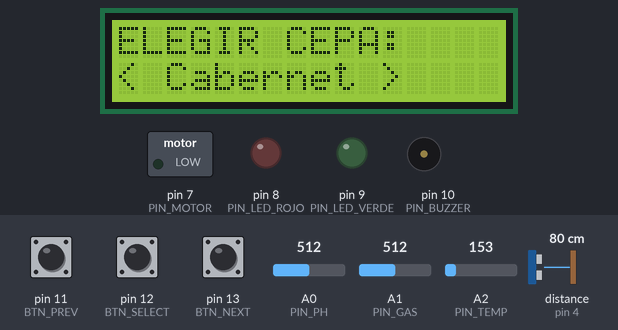
The sketch below on a simulated Arduino Uno, built with avr-gcc and run on an emulated ATmega328P. On the bench: 16×2 character LCD, switched loads named in the sketch (green lamp = pin HIGH), output pins drawn as LEDs (lit = HIGH), buzzer (waves = sounding). The test bench sets the inputs (shaded band); at power-on: pin 12 (BTN_SELECT) HIGH, A2 (PIN_TEMP) = 153, A1 (PIN_GAS) = 512, distance to the obstacle (sensor on pin 4) 80 cm, A0 (PIN_PH) = 512, pin 11 (BTN_PREV) HIGH, pin 13 (BTN_NEXT) HIGH. The echo pulse lasts 58.3 µs per cm; pins used as bus, display or sensor lines are not drawn; what the sketch prints to the serial monitor is not drawn.

Above: at 2.3 s.
2.4 s: pin 12 (BTN_SELECT) pulled LOW for 0.15 s
At 4.5 s:
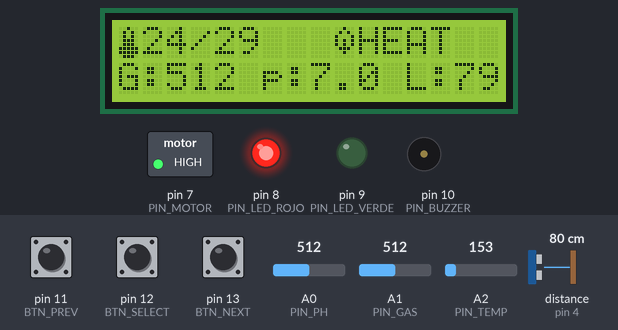
5.4 s: A2 (PIN_TEMP) set to 158
At 6.5 s:
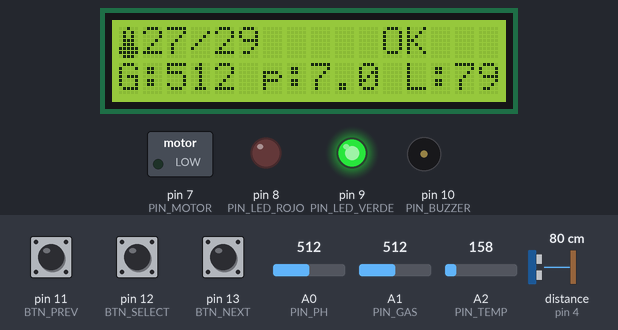
7.0 s: A1 (PIN_GAS) set to 542
At 7.8 s:
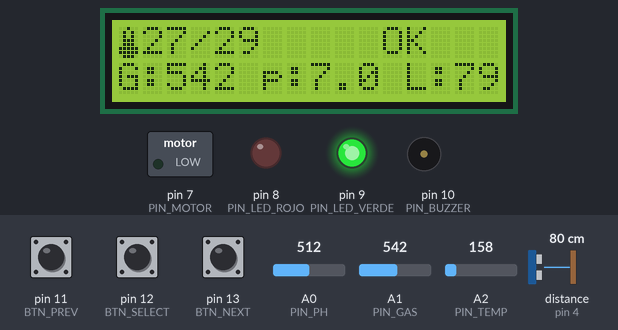
8.5 s: A1 (PIN_GAS) set to 560
At 9.6 s:
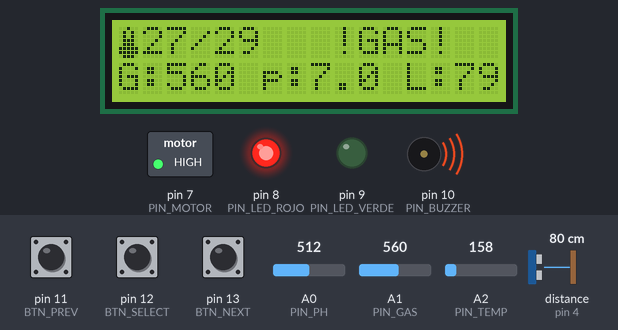
10.1 s: distance to the obstacle (sensor on pin 4) set to 2 cm
At 11.4 s:
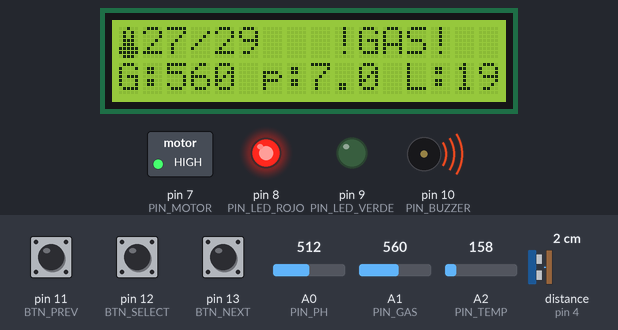
11.7 s: A0 (PIN_PH) set to 992
At 13.0 s:
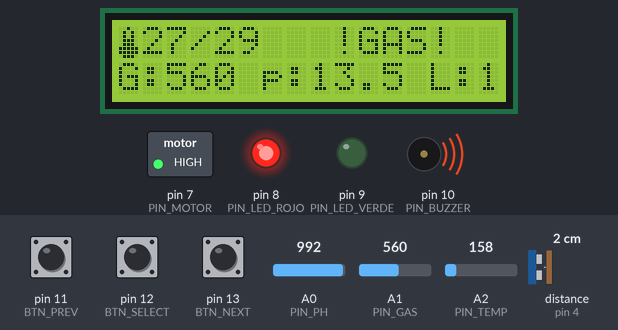
Timing chart, 0 to 14.2 s (numbered marks = the images above; inputs shaded):
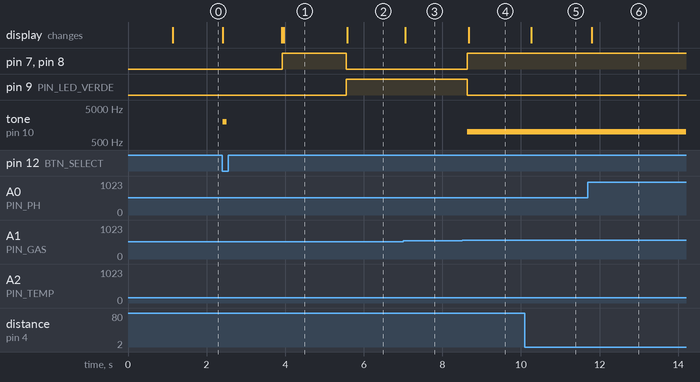

The sketch:

codigo_simulacion.ino
```cpp
/*
  PROYECTO: Bodega 4.0 - VERSIÓN FINAL (MASTER)
  HARDWARE: Arduino UNO + Sensores Reales
  FUNCIONES: Menú Cepa, Climatización Híbrida, Alarma Gas, LCD Full Info.
*/

#include <Wire.h>
#include <LiquidCrystal_I2C.h>

// --- 1. DISEÑO DE ICONOS ---
byte IconoTemp[8]  = {B00100, B01010, B01010, B01110, B01110, B11111, B11111, B01110};
byte IconoFuego[8] = {B00100, B01010, B10001, B10101, B10101, B01110, B00100, B00000}; // HEAT
byte IconoFan[8]   = {B00000, B10001, B01010, B00100, B01010, B10001, B00000, B00000}; // COOL
byte IconoGas[8]   = {B00000, B01110, B10001, B10101, B10001, B01110, B00000, B00000}; // GAS

// --- 2. MAPA DE PINES (Verificado) ---
// Botones (Conectar a GND)
#define BTN_PREV   11
#define BTN_SELECT 12
#define BTN_NEXT   13

// Sensores
#define PIN_PH A0
#define PIN_GAS A1
#define PIN_TEMP A2     // Sensor TMP36
#define PIN_TRIG 3
#define PIN_ECHO 4

// Actuadores
#define PIN_MOTOR 7
#define PIN_LED_ROJO 8
#define PIN_LED_VERDE 9
#define PIN_BUZZER 10

// --- 3. CONFIGURACIÓN ---
struct PerfilVino {
  String nombre;
  int tempIdeal;
};

PerfilVino cepas[3] = {
  {"Cabernet", 29}, // Tinto Robusto
  {"Merlot", 25},   // Tinto Medio
  {"Sauvignon", 18} // Blanco Frio
};

const int TOLERANCIA = 2; // Banda muerta de +/- 2 grados

LiquidCrystal_I2C lcd(0x20, 16, 2);

// Variables
int modoPantalla = 0;
int cepaSeleccionada = 0;
int indiceMenu = 0;

// Lecturas
int temp = 0;
int gas = 0;
float ph = 0;
int nivel = 0;
String estadoSistema = "OK";

void setup() {
  Serial.begin(9600);

  lcd.init();
  lcd.backlight();

  // Cargar Iconos
  lcd.createChar(0, IconoTemp);
  lcd.createChar(1, IconoFuego);
  lcd.createChar(2, IconoFan);
  lcd.createChar(3, IconoGas);

  // Pines Input Pullup (Activos en LOW)
  pinMode(BTN_PREV, INPUT_PULLUP);
  pinMode(BTN_SELECT, INPUT_PULLUP);
  pinMode(BTN_NEXT, INPUT_PULLUP);

  pinMode(PIN_TRIG, OUTPUT);
  pinMode(PIN_ECHO, INPUT);
  pinMode(PIN_MOTOR, OUTPUT);
  pinMode(PIN_BUZZER, OUTPUT);
  pinMode(PIN_LED_ROJO, OUTPUT);
  pinMode(PIN_LED_VERDE, OUTPUT);

  lcd.setCursor(0,0);
  lcd.print("Bodega 4.0");
  lcd.setCursor(0,1);
  lcd.print("Iniciando...");
  delay(1000);
}

void loop() {
  if (modoPantalla == 0) {
    runModoMenu();
  } else {
    runModoMonitor();
  }
}

// --- MENÚ DE SELECCIÓN ---
void runModoMenu() {
  static int ultimoIndice = -1;

  if (indiceMenu != ultimoIndice) {
    lcd.clear();
    lcd.setCursor(0, 0);
    lcd.print("ELEGIR CEPA:");
    lcd.setCursor(0, 1);
    lcd.print("< ");
    lcd.print(cepas[indiceMenu].nombre);
    lcd.print(" >");
    ultimoIndice = indiceMenu;
  }

  if (digitalRead(BTN_PREV) == LOW) {
    indiceMenu--; if (indiceMenu < 0) indiceMenu = 2; delay(200);
  }
  if (digitalRead(BTN_NEXT) == LOW) {
    indiceMenu++; if (indiceMenu > 2) indiceMenu = 0; delay(200);
  }
  if (digitalRead(BTN_SELECT) == LOW) {
    cepaSeleccionada = indiceMenu;
    modoPantalla = 1;
    lcd.clear();
    lcd.setCursor(0,0);
    lcd.print("Meta: "); lcd.print(cepas[cepaSeleccionada].tempIdeal); lcd.print("C");
    tone(PIN_BUZZER, 2000, 100);
    delay(1500);
    lcd.clear();
  }
}

// --- PANTALLA DE MONITORIZACIÓN ---
void runModoMonitor() {
  leerSensores();
  controlarLogica();

  // --- FILA 0: TEMP Y ESTADO ---
  lcd.setCursor(0, 0);
  lcd.write(0); // Icono Temp
  lcd.print(temp);
  lcd.print("/");
  lcd.print(cepas[cepaSeleccionada].tempIdeal);

  lcd.setCursor(9, 0);
  if (estadoSistema == "HEAT") {
    lcd.write(1); lcd.print("HEAT ");
  } else if (estadoSistema == "COOL") {
    lcd.write(2); lcd.print("COOL ");
  } else if (estadoSistema == "GAS") {
    lcd.print("!GAS!");
  } else {
    lcd.print("  OK   ");
  }

  // --- FILA 1: GAS, pH, NIVEL ---
  lcd.setCursor(0, 1);

  // Gas (Formato corto)
  lcd.print("G:");
  if(gas > 999) lcd.print("999"); else lcd.print(gas);

  // pH
  lcd.print(" p:");
  lcd.print(ph, 1);

  // Nivel
  lcd.print(" L:");
  lcd.print(nivel);

  // SALIR AL MENÚ
  if (digitalRead(BTN_SELECT) == LOW) {
    modoPantalla = 0; delay(300);
  }

  enviarJSON();
  delay(100);
}

void leerSensores() {
  // Temp (Suavizada)
  long suma = 0;
  for(int i=0; i<5; i++) { suma += analogRead(PIN_TEMP); delay(2); }
  float voltage = (suma / 5.0) * 5.0 / 1024.0;
  temp = (int)((voltage - 0.5) * 100);

  // Gas
  gas = analogRead(PIN_GAS);

  // pH
  ph = map(analogRead(PIN_PH), 0, 1023, 0, 140) / 10.0;

  // Nivel
  digitalWrite(PIN_TRIG, LOW); delayMicroseconds(2);
  digitalWrite(PIN_TRIG, HIGH); delayMicroseconds(10);
  digitalWrite(PIN_TRIG, LOW);
  nivel = pulseIn(PIN_ECHO, HIGH) * 0.034 / 2;
}

void controlarLogica() {
  int objetivo = cepas[cepaSeleccionada].tempIdeal;
  bool motorOn = false;

  // 1. SEGURIDAD GAS
  if (gas > 550) {
    estadoSistema = "GAS";
    motorOn = true;
    tone(PIN_BUZZER, 1000);
    digitalWrite(PIN_LED_ROJO, HIGH);
    digitalWrite(PIN_LED_VERDE, LOW);
  }
  // 2. CLIMATIZACIÓN
  else {
    noTone(PIN_BUZZER);

    if (temp > objetivo + TOLERANCIA) {
      estadoSistema = "COOL"; // Enfriar
      motorOn = true;
      digitalWrite(PIN_LED_ROJO, HIGH);
      digitalWrite(PIN_LED_VERDE, LOW);
    }
    else if (temp < objetivo - TOLERANCIA) {
      estadoSistema = "HEAT"; // Calentar
      motorOn = true;
      digitalWrite(PIN_LED_ROJO, HIGH);
      digitalWrite(PIN_LED_VERDE, LOW);
    }
    else {
      estadoSistema = "OK";
      motorOn = false;
      digitalWrite(PIN_LED_ROJO, LOW);
      digitalWrite(PIN_LED_VERDE, HIGH);
    }
  }

  if (motorOn) digitalWrite(PIN_MOTOR, HIGH);
  else digitalWrite(PIN_MOTOR, LOW);
}

void enviarJSON() {
  Serial.print("{\"vino\":\""); Serial.print(cepas[cepaSeleccionada].nombre); Serial.print("\",");
  Serial.print("\"temp\":"); Serial.print(temp); Serial.print(",");
  Serial.print("\"gas\":"); Serial.print(gas); Serial.print(",");
  Serial.print("\"ph\":"); Serial.print(ph); Serial.print(",");
  Serial.print("\"estado\":\""); Serial.print(estadoSistema); Serial.print("\"}");
  Serial.println();
}
```

Measured:
- the behaviour switches between 157 and 158 on A2 (PIN_TEMP) (found by bisection; images 1 and 2)
- the behaviour switches between 550 and 551 on A1 (PIN_GAS) (found by bisection; images 3 and 4)
- after the input at 2.4 s, pin 7 (PIN_MOTOR), pin 8 (PIN_LED_ROJO): LOW → HIGH after 1.5 s; tone on pin 10 (PIN_BUZZER): silent → 2000 Hz at once, → silent 0.10 s later; the display: first changes at once (image 1 shows a later state)
- after the input at 5.4 s, pin 7 (PIN_MOTOR), pin 8 (PIN_LED_ROJO): HIGH → LOW after 0.15 s; pin 9 (PIN_LED_VERDE): LOW → HIGH after 0.15 s; the display: changes after 0.18 s (image 2)
- after the input at 7.0 s, the display: changes after 0.05 s (image 3)
- after the input at 8.5 s, pin 7 (PIN_MOTOR), pin 8 (PIN_LED_ROJO): LOW → HIGH after 0.14 s; pin 9 (PIN_LED_VERDE): HIGH → LOW after 0.14 s; tone on pin 10 (PIN_BUZZER): silent → 1000 Hz after 0.14 s; the display: changes after 0.17 s (image 4)
- after the input at 10.1 s, the display: changes after 0.16 s (image 5)
- after the input at 11.7 s, the display: changes after 0.10 s (image 6)
